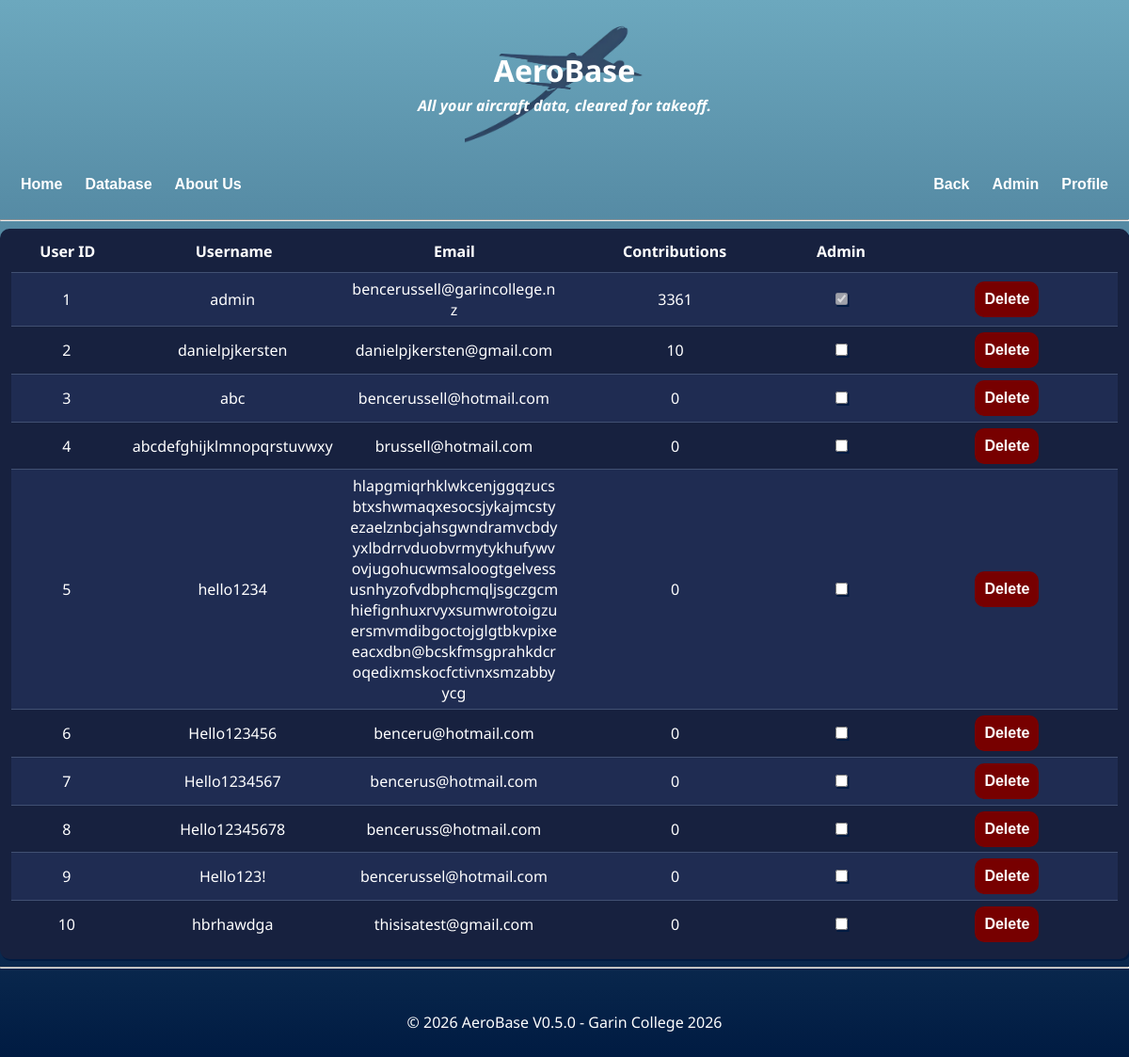
Page /admin (signed in) on the earlier database version.
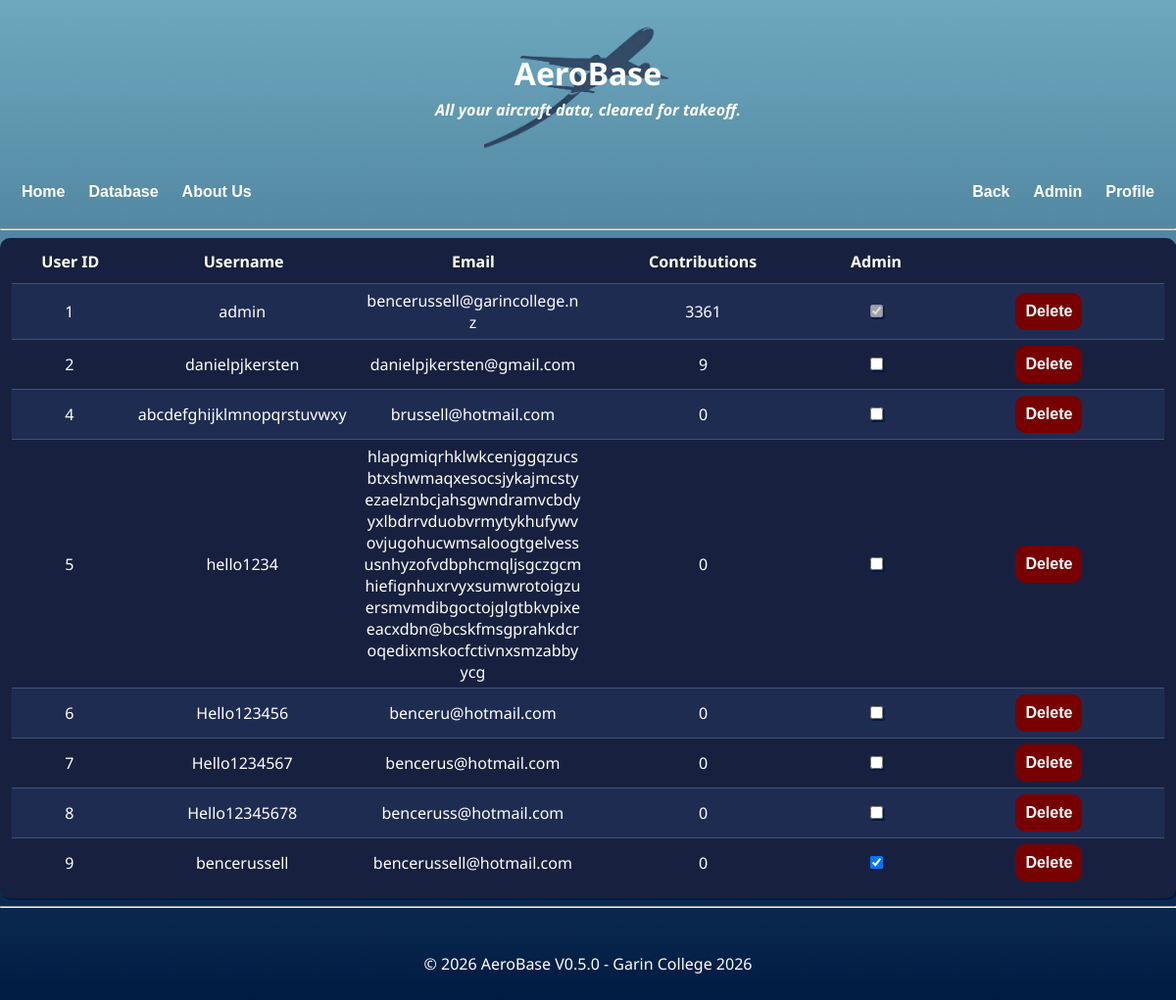
Same page on the later database version.
### app.py (models this page shows)
class User(db.Model):
    id = db.Column(db.Integer, primary_key = True)
    username = db.Column(db.String(25), unique = True, nullable = False)
    password = db.Column(db.String(100), nullable = False)
    email = db.Column(db.String(254), nullable = False, unique = True)
    admin = db.Column(db.Boolean, default = False)
    aircrafts = db.relationship(
        "Aircraft",
        back_populates = "user"
    )
    operators = db.relationship(
        "Operator",
        back_populates = "user"
    )

### app.py (the view)
    @app.route("/admin")
    def admin():
        if "user" in session:
            if not User.query.filter_by(username=session["user"]).first() or User.query.filter_by(username=session["user"]).first().admin != True: # checks user is an admin
                abort(403)
            users = User.query.order_by(User.id) # pulls all users
            return render_template(
                "admin.html",
                page_title = "Admin",
                users=users
            )
        else:
            return redirect(url_for("login"))

### app.py (called while the page is built)
@app.context_processor
def inject_user():
   if "user" in session: # checks if user is an admin (assuming they're logged in) to use in nav bar
       user=User.query.filter_by(username=session["user"]).first()
       is_admin = user is not None and user.admin is True
   else:
       is_admin = False
   return{
       "logged_in": "user" in session, # sends logged in to 'nav'
       "is_admin":  is_admin, # sends admin to 'nav'
       "version": "V0.5.0" # current version
   }

### templates/admin.html (shortened to what this page needs)
{%extends "layout.html"%}
{%block content%}
<div class="table-outer">
    <div class="table-container">
        <table style="table-layout: fixed; width:100%; display:table;">
            <thead>
                <tr>
                    <th style="width:10%;">User ID</th>
                    <th>Username</th>
                    <th>Email</th>
                    <th>Contributions</th>
                    <th style="width:10%;">Admin</th>
                    <th></th>
                </tr>
            {%for user in users %}
            <tr>
                <td style="width:10%;">{{user.id}}</td>
                <td>{{user.username}}</td>
                <td>{{user.email}}</td>
                <td>{{user.aircrafts|length + user.operators|length}}</td>
                <td style="width:10%;"><input type="checkbox" {% if user.admin %}checked{% endif %} {% if user.id == 1 %}disabled{% endif %} onchange="updateAdmin({{ user.id }}, this)"></td>
                <td><button style="background-color:rgb(119, 0, 0)"><a style="color:white; text-decoration:none;" href="/admin/user/{{user.id}}/delete" onclick="return confirm('Are you sure you want to delete this user?')">Delete</a></button></td>
            </tr>
            {%endfor%}
        </table>
    </div>
</div>
{%endblock%}

### templates/layout.html (shortened to what this page needs)
<!doctype html>
<html lang="en">
<head>
<link rel="stylesheet" href="{{ url_for('static', filename='style.css') }}">
</head>
<body>
{% include "header.html" %}
{% include "nav.html" %}
  <hr>
  {% block content %}{% endblock %}
  <hr>
  {% include "footer.html" %}
</body>
</html>

### templates/header.html
<header>
  <a href="/" style="color:white; text-decoration:none;">
    <h1 style="margin-bottom: 5px;">AeroBase</h1>
    <h4 style="margin-top: 5px"><i>All your aircraft data, cleared for takeoff.</i></h4>
  </a>
</header>

### templates/nav.html
<nav>
  <button style="margin-inline:2px" type="button" onclick="window.location.href='/'">Home</button>
  <button style="margin-inline:2px" type="button" onclick="window.location.href='/dashboard'">Database</button>
  <button style="margin-inline:2px" type="button" onclick="window.location.href='/about-us'">About Us</button>
  <div class="nav-right">
  <button type="button" onclick="history.back()" style="margin-inline:2px;">Back</button>
  {% if is_admin %}
  <button type="button" style="margin-inline:2px;" style="margin-left:auto;" type="button" onclick="window.location.href='/admin'">Admin</button>
    {% endif %}
    {% if logged_in %}
      <button style="margin-inline:2px;" type="button" onclick="window.location.href='/profile'">Profile</button>
    {% else %}
      <button type="button" onclick="window.location.href='/login'">Login</button>
    {% endif %}
  </div>
</nav>

### templates/footer.html
<footer>
  <p style="color: #ffffff;">
    © 2026 AeroBase {{version}} - Garin College 2026
  </p>
</footer>

### static/style.css (style rules this page uses)
html { height:100%; }
body { font-family: 'Noto Sans', sans-serif; max-width: 1300px; margin: 20px auto; background-image: linear-gradient(to bottom, #6ca8be, #001b42); background-repeat: no-repeat; background-attachment: fixed; text-align:center; color:#ffffff; overflow-wrap:break-word; }
header { padding: 12px; border-radius: 8px; color:#ffffff; background-image: url('homepage.png'); background-position: center; background-size: contain; background-repeat: no-repeat; }
.table-outer { border-radius:10px; overflow:hidden; box-shadow:1.5px 2px 0px #001b42; background-color:#17213f }
.table-container { max-height:800px; overflow-y:auto; }
table { color:#ffffff; width:100%; border-spacing:0; border-radius:15px; padding:1%; }
nav { margin-top: 10px; padding: 10px; border-radius: 8px; display: flex; align-items: center; }
.nav-right { margin-left: auto; display: flex; align-items: center; }
footer { margin-top: 20px; padding: 10px; border-radius: 8px; }
input { padding: 5px; border-radius: 5px; border:0px; margin-bottom: 0.5%; size:100%; font-size:80%; box-shadow: 1.5px 2px 0px #001b42; }
thead { position:sticky; top:0; z-index:2; }
td { border-top:1px solid #415072; padding:0.5%; }
tr:nth-child(even) { background-color:#1f2c52; }
th { background-color:#17213f; padding-bottom:1%; font-size:100%; }
tr { display:table; width:100%; table-layout:fixed; }
button { background-color:transparent; border:none; color:#ffffff; padding:10px; text-align:center; cursor:pointer; border-radius:10px; font-size:100%; font-weight:bold; }

Differences in the rows shown:
removed User: id "3", username "abc", email "bencerussell@hotmail.com", aircrafts|length "0"
removed User: id "10", username "hbrhawdga", email "thisisatest@gmail.com", aircrafts|length "0"
computed for User "danielpjkersten": aircrafts|length "10" → "9"
changed User id 9: username "Hello123!" → "bencerussell"; email "bencerussel@hotmail.com" → "bencerussell@hotmail.com"; admin "☐" → "☑"
